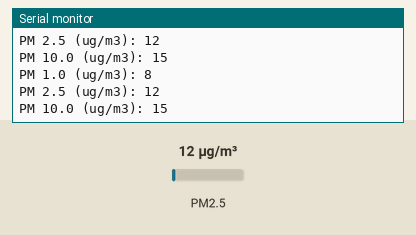
Simulated run of this sketch. Board: Arduino Mega 2560, built with avr-gcc and run on an emulated ATmega2560. On the bench: the last lines printed to the serial monitor. The inputs (shaded band) are chosen by the test bench; at power-on: PM2.5 12 µg/m³.

Above: at 2.8 s.
2.9 s: PM2.5 set to 6 µg/m³
At 3.8 s:
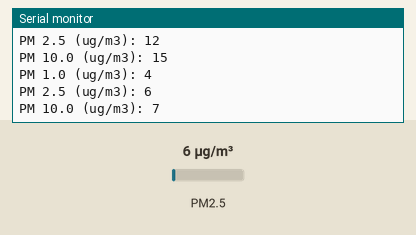
4.4 s: PM2.5 set to 75 µg/m³
At 5.8 s:
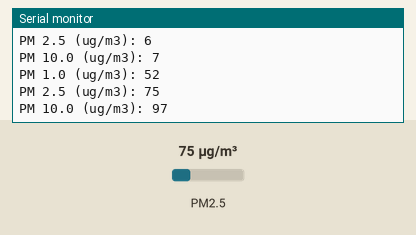
Timing chart, 0 to 7.4 s (numbered marks = the images above; inputs shaded):
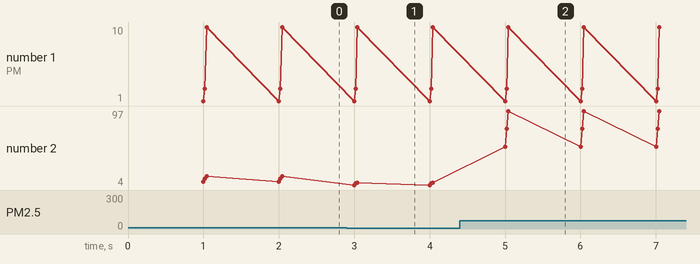

The sketch:

Dust_test.ino
```cpp
#include "PMS.h"
#include "SoftwareSerial.h"

HardwareSerial* pms_serial = &Serial1;
PMS pms(Serial1);
PMS::DATA data;

void setup()
{
  Serial.begin(9600);   // GPIO1, GPIO3 (TX/RX pin on ESP-12E Development Board)
  pms_serial->begin(9600);  // GPIO2 (D4 pin on ESP-12E Development Board)
  pms.activeMode();
}

void loop()
{
  if (pms.read(data))
  {
    Serial.print("PM 1.0 (ug/m3): ");
    Serial.println(data.PM_AE_UG_1_0);

    Serial.print("PM 2.5 (ug/m3): ");
    Serial.println(data.PM_AE_UG_2_5);

    Serial.print("PM 10.0 (ug/m3): ");
    Serial.println(data.PM_AE_UG_10_0);

    Serial.println();
  }

  // Do other stuff...
}
```

Measured:
- after the input at 2.9 s, the serial monitor: prints a new line after 0.10 s (image 1)
- after the input at 4.4 s, the serial monitor: prints a new line after 0.60 s (image 2)
- plotted number 2: 15 → 7 after the input at 2.9 s, 7 → 97 after the input at 4.4 s
